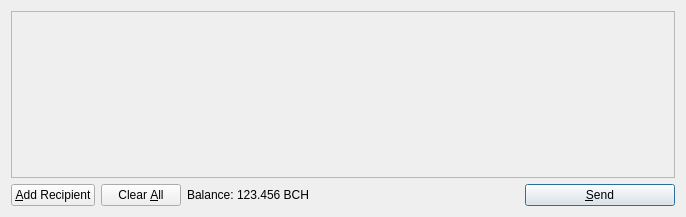
<?xml version="1.0" encoding="UTF-8"?>
<ui version="4.0">
 <class>SendCoinsDialog</class>
 <widget class="QDialog" name="SendCoinsDialog">
  <property name="geometry">
   <rect>
    <x>0</x>
    <y>0</y>
    <width>686</width>
    <height>217</height>
   </rect>
  </property>
  <property name="windowTitle">
   <string>Send Coins</string>
  </property>
  <layout class="QVBoxLayout" name="verticalLayout">
   <item>
    <widget class="QScrollArea" name="scrollArea">
     <property name="widgetResizable">
      <bool>true</bool>
     </property>
     <widget class="QWidget" name="scrollAreaWidgetContents">
      <property name="geometry">
       <rect>
        <x>0</x>
        <y>0</y>
        <width>666</width>
        <height>165</height>
       </rect>
      </property>
      <layout class="QVBoxLayout" name="verticalLayout_2">
       <property name="margin">
        <number>0</number>
       </property>
       <item>
        <layout class="QVBoxLayout" name="entries">
         <property name="spacing">
          <number>6</number>
         </property>
        </layout>
       </item>
       <item>
        <spacer name="verticalSpacer">
         <property name="orientation">
          <enum>Qt::Vertical</enum>
         </property>
         <property name="sizeHint" stdset="0">
          <size>
           <width>20</width>
           <height>40</height>
          </size>
         </property>
        </spacer>
       </item>
      </layout>
     </widget>
    </widget>
   </item>
   <item>
    <layout class="QHBoxLayout" name="horizontalLayout">
     <item>
      <widget class="QPushButton" name="addButton">
       <property name="toolTip">
        <string>Send to multiple recipients at once</string>
       </property>
       <property name="text">
        <string>&amp;Add Recipient</string>
       </property>
       <property name="icon">
        <iconset resource="../bitcoin.qrc">
         <normaloff>:/icons/add</normaloff>:/icons/add</iconset>
       </property>
       <property name="autoDefault">
        <bool>false</bool>
       </property>
      </widget>
     </item>
     <item>
      <widget class="QPushButton" name="clearButton">
       <property name="sizePolicy">
        <sizepolicy hsizetype="Minimum" vsizetype="Fixed">
         <horstretch>0</horstretch>
         <verstretch>0</verstretch>
        </sizepolicy>
       </property>
       <property name="toolTip">
        <string>Remove all transaction fields</string>
       </property>
       <property name="text">
        <string>Clear &amp;All</string>
       </property>
       <property name="icon">
        <iconset resource="../bitcoin.qrc">
         <normaloff>:/icons/remove</normaloff>:/icons/remove</iconset>
       </property>
       <property name="autoRepeatDelay">
        <number>300</number>
       </property>
       <property name="autoDefault">
        <bool>false</bool>
       </property>
      </widget>
     </item>
     <item>
      <layout class="QHBoxLayout" name="horizontalLayout_2">
       <property name="spacing">
        <number>3</number>
       </property>
       <item>
        <widget class="QLabel" name="label">
         <property name="text">
          <string>Balance:</string>
         </property>
        </widget>
       </item>
       <item>
        <widget class="QLabel" name="labelBalance">
         <property name="cursor">
          <cursorShape>IBeamCursor</cursorShape>
         </property>
         <property name="text">
          <string>123.456 BCH</string>
         </property>
         <property name="textInteractionFlags">
          <set>Qt::LinksAccessibleByMouse|Qt::TextSelectableByKeyboard|Qt::TextSelectableByMouse</set>
         </property>
        </widget>
       </item>
      </layout>
     </item>
     <item>
      <spacer name="horizontalSpacer">
       <property name="orientation">
        <enum>Qt::Horizontal</enum>
       </property>
       <property name="sizeHint" stdset="0">
        <size>
         <width>40</width>
         <height>20</height>
        </size>
       </property>
      </spacer>
     </item>
     <item>
      <widget class="QPushButton" name="sendButton">
       <property name="minimumSize">
        <size>
         <width>150</width>
         <height>0</height>
        </size>
       </property>
       <property name="toolTip">
        <string>Confirm the send action</string>
       </property>
       <property name="text">
        <string>&amp;Send</string>
       </property>
       <property name="icon">
        <iconset resource="../bitcoin.qrc">
         <normaloff>:/icons/send</normaloff>:/icons/send</iconset>
       </property>
       <property name="default">
        <bool>true</bool>
       </property>
      </widget>
     </item>
    </layout>
   </item>
  </layout>
 </widget>
 <resources>
  <include location="../bitcoin.qrc"/>
 </resources>
 <connections/>
</ui>
